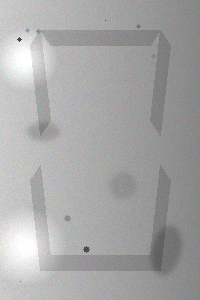
#> input picture machine_learning/seven_segment_dataset/images/seven_segment_0_0000.png, 200 x 300 px, found by its file name; its folder holds only this picture in this run
$ python enhanced_seven_segment_cnn_2k_v3.py
#> lines starting #> are read from the running program, lines starting #| are printed output that depends on the picture; after the words box and inside, x2 and y2 are one past the last pixel; in counts of white or black regions, pixels touching at a corner belong together
#!/usr/bin/env python3
"""
Enhanced Seven-Segment CNN - 2K v3
==================================

Goal: Be robust to noise and explicitly model seven-segment structure.

Key changes vs v2:
- Segment-aware multi-task learning: auxiliary head predicts 7 segment on/off.
- Structure-first preprocessing: grayscale + binary + edges channels.
- Conservative, photometric-only augmentations to avoid label drift.
- Small custom CNN with Squeeze-and-Excitation blocks (no new deps).

Author: GitHub Copilot
Date: September 2025
Version: 3.0
"""

import os
import cv2
import json
import numpy as np
from datetime import datetime
from typing import Tuple, Dict, Any

import tensorflow as tf
from tensorflow import keras
from tensorflow.keras import layers
from sklearn.model_selection import train_test_split
from sklearn.metrics import classification_report, confusion_matrix

os.environ["TF_CPP_MIN_LOG_LEVEL"] = "2"


# [8 lines left out: function squeeze_excite_block, not called in this run]


class EnhancedSevenSegmentCNN_2K_V3:
    def __init__(self, dataset_path: str | None = None, input_shape: Tuple[int, int, int] = (224, 224, 3)):
#> in load_dataset, img is the input picture: shape (300, 200, 3); mean B, G, R 167.1, 167.2, 167.2
        if dataset_path is None:
            current_dir = os.path.dirname(os.path.abspath(__file__))
            dataset_path = os.path.join(current_dir, "seven_segment_dataset_2k")
        self.dataset_path = dataset_path
        self.input_shape = input_shape
        self.num_classes = 10
        self.model: tf.keras.Model | None = None
        self.history: Dict[str, Any] | None = None
        self.X_train = self.X_val = self.X_test = None
        self.y_train = self.y_val = self.y_test = None
        self.seg_train = self.seg_val = self.seg_test = None

        print("Enhanced Seven-Segment CNN v3 (2K) — noise-robust & segment-aware")
        print("=" * 78)

    # ----------------------------
    # Data loading and processing
    # ----------------------------
    def _preprocess_and_segments(self, img_bgr: np.ndarray) -> Tuple[np.ndarray, np.ndarray]:
        """
        Preprocess image into 3-channel structure-oriented representation and
        derive 7-segment pseudo-labels via ROI sampling on the binarized image.

        Returns:
            (img_proc, seg_vec)
            img_proc: HxWx3 float32 in [0,1] (gray, binary, edges)
            seg_vec: shape (7,) binary vector [A,B,C,D,E,F,G]
        """
        # Convert BGR->RGB->GRAY
        img_rgb = cv2.cvtColor(img_bgr, cv2.COLOR_BGR2RGB)
        gray = cv2.cvtColor(img_rgb, cv2.COLOR_RGB2GRAY)

        # CLAHE for contrast
        clahe = cv2.createCLAHE(clipLimit=2.0, tileGridSize=(8, 8))
        gray_eq = clahe.apply(gray)
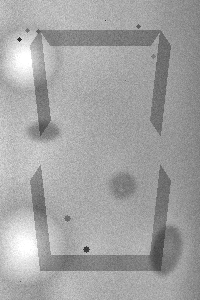
#> gray_eq: shape (300, 200); min 46, max 255, mean 162.6

        # Gentle denoise
        gray_blur = cv2.GaussianBlur(gray_eq, (3, 3), 0)

        # Adaptive threshold to emphasize segments
        binary = cv2.adaptiveThreshold(
            gray_blur, 255, cv2.ADAPTIVE_THRESH_GAUSSIAN_C, cv2.THRESH_BINARY, 11, 2
        )
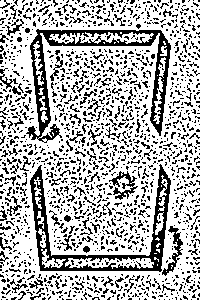
#> binary: shape (300, 200); 70.2% white; black in thin lines or dots

        # Canny edges to capture segment boundaries
        edges = cv2.Canny(gray_blur, 50, 150)
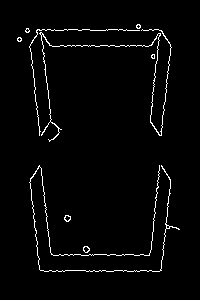
#> edges: shape (300, 200); 2.5% white in thin lines or dots, all inside (x1, y1, x2, y2) = (17, 24, 180, 272)

        # Resize to model input
        H, W = self.input_shape[:2]
        gray_r = cv2.resize(gray_blur, (W, H), interpolation=cv2.INTER_AREA)
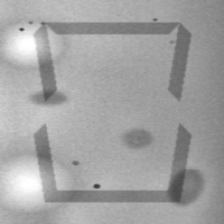
#> gray_r: shape (224, 224); min 59, max 255, mean 162.5
        bin_r = cv2.resize(binary, (W, H), interpolation=cv2.INTER_NEAREST)
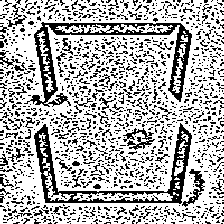
#> bin_r: shape (224, 224); 70.3% white; black in thin lines or dots
        edg_r = cv2.resize(edges, (W, H), interpolation=cv2.INTER_NEAREST)
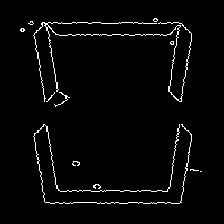
#> edg_r: shape (224, 224); 2.8% white in thin lines or dots, all inside (x1, y1, x2, y2) = (20, 18, 202, 204)

        # Normalize to [0,1]
        ch0 = gray_r.astype(np.float32) / 255.0
        ch1 = (bin_r > 127).astype(np.float32)  # keep strictly binary
#> ch1: shape (224, 224) float32; values 0 (black) and 1 (white), 70.3% white; black in thin lines or dots
        ch2 = edg_r.astype(np.float32) / 255.0
        img_proc = np.stack([ch0, ch1, ch2], axis=-1)
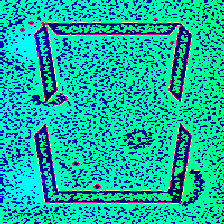
#> img_proc: shape (224, 224, 3) float32; mean of channels 0, 1, 2 0.637, 0.703, 0.0279; drawn as B, G, R

        # Compute 7-segment pseudo-labels from the resized binary image
        seg_vec = self._compute_segments_from_binary(ch1)
        return img_proc, seg_vec

    def _compute_segments_from_binary(self, bin_img: np.ndarray) -> np.ndarray:
        """Compute seven-segment activation from a binary image.

        Segments order: [A, B, C, D, E, F, G]
        """
        H, W = bin_img.shape
#> H = 224; W = 224
        def roi_mean(y0, y1, x0, x1):
#> called with y0 = 0.08, y1 = 0.18, x0 = 0.22, x1 = 0.78
            y0i, y1i = int(H * y0), int(H * y1)
#> y0i = 17; y1i = 40
            x0i, x1i = int(W * x0), int(W * x1)
#> x0i = 49; x1i = 174
            patch = bin_img[y0i:y1i, x0i:x1i]
            if patch.size == 0:
                return 0.0
            return float(patch.mean())

        # ROIs tuned for centered single digits; conservative widths
        A = roi_mean(0.08, 0.18, 0.22, 0.78)
#> A = 0.635
        B = roi_mean(0.18, 0.45, 0.75, 0.90)
#> B = 0.636
        C = roi_mean(0.55, 0.85, 0.75, 0.90)
#> C = 0.627
        D = roi_mean(0.82, 0.92, 0.22, 0.78)
#> D = 0.635
        E = roi_mean(0.55, 0.85, 0.10, 0.25)
#> E = 0.644
        F = roi_mean(0.18, 0.45, 0.10, 0.25)
#> F = 0.63
        G = roi_mean(0.45, 0.57, 0.22, 0.78)
#> G = 0.729
        vec = np.array([A, B, C, D, E, F, G], dtype=np.float32)
        # Threshold a bit above 0.33 to resist light noise
        return (vec > 0.4).astype(np.float32)

    def load_dataset(self):
        print("Loading 2K dataset with structure-aware preprocessing…")
        images_dir = os.path.join(self.dataset_path, "images")
        if not os.path.isdir(images_dir):
            raise FileNotFoundError(f"Images path not found: {images_dir}")

        X, y, seg = [], [], []
        names = [f for f in os.listdir(images_dir) if f.lower().endswith((".png", ".jpg", ".jpeg"))]
        for fname in names:
            if not fname.startswith("seven_segment_"):
                continue
            try:
                digit = int(fname.split("_")[2])
            except Exception:
                continue
            img_path = os.path.join(images_dir, fname)
            img = cv2.imread(img_path, cv2.IMREAD_COLOR)
            if img is None:
                continue
            proc, seg_vec = self._preprocess_and_segments(img)
#> in _preprocess_and_segments, `seg_vec = self._compute_segments_from_binary(ch1)`: seg_vec = [1, 1, 1, 1, 1, 1, 1]
#> seg_vec = [1, 1, 1, 1, 1, 1, 1]
            X.append(proc)
            y.append(digit)
            seg.append(seg_vec)

        X = np.asarray(X, dtype=np.float32)
        y = np.asarray(y, dtype=np.int64)
        seg = np.asarray(seg, dtype=np.float32)
        print(f"Loaded {len(X)} samples; X shape {X.shape}, seg labels {seg.shape}")
#| Loaded 1 samples; X shape (1, 224, 224, 3), seg labels (1, 7)
        if len(X) == 0:
            raise RuntimeError("No images loaded. Check dataset path and naming.")

        # Report label distribution
        uniq, cnt = np.unique(y, return_counts=True)
        print("Label distribution:", dict(zip(uniq.tolist(), cnt.tolist())))
        return X, y, seg

    def split_dataset(self, X, y, seg, test_size=0.1, val_size=0.22):
        print("Splitting into train/val/test…")
        X_tmp, X_test, y_tmp, y_test, seg_tmp, seg_test = train_test_split(
            X, y, seg, test_size=test_size, random_state=42, stratify=y
        )
        X_train, X_val, y_train, y_val, seg_train, seg_val = train_test_split(
            X_tmp, y_tmp, seg_tmp, test_size=val_size, random_state=42, stratify=y_tmp
        )
        self.X_train, self.X_val, self.X_test = X_train, X_val, X_test
        self.y_train, self.y_val, self.y_test = y_train, y_val, y_test
        self.seg_train, self.seg_val, self.seg_test = seg_train, seg_val, seg_test
        print(f"Train: {len(X_train)} | Val: {len(X_val)} | Test: {len(X_test)}")
        return (X_train, y_train, seg_train), (X_val, y_val, seg_val), (X_test, y_test, seg_test)

    # ----------------------------
    # Model
    # ----------------------------
    # [153 lines left out: functions build_model, _augment_photometric, _make_datasets, train, evaluate, save, not called in this run]


def main():
    v3 = EnhancedSevenSegmentCNN_2K_V3()
    try:
        X, y, seg = v3.load_dataset()
#> y = [0]
        v3.split_dataset(X, y, seg)
        v3.build_model()
        # Keep epochs modest for initial run; adjust upward later
        v3.train(epochs=12, batch_size=32)
        res = v3.evaluate()
        v3.save()
        print("\n== v3 training complete ==")
        print(f"Final test accuracy: {res['test_accuracy']:.4f}")
    except Exception as e:
        print("Error in v3 pipeline:", e)
        import traceback; traceback.print_exc()


if __name__ == "__main__":
    main()

$ run again, on machine_learning/seven_segment_dataset/images/seven_segment_0_0004.png
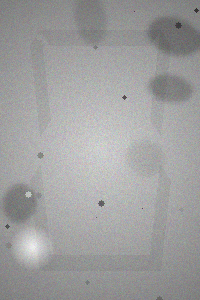
#> input picture machine_learning/seven_segment_dataset/images/seven_segment_0_0004.png, 200 x 300 px, found by its file name
#> in load_dataset, img is the input picture: shape (300, 200, 3); mean B, G, R 158.7, 158.7, 158.7
#> in _preprocess_and_segments, `binary = cv2.adaptiveThreshold( gray_blur, 255, cv2.ADAPTIVE_THRESH_GA..`:
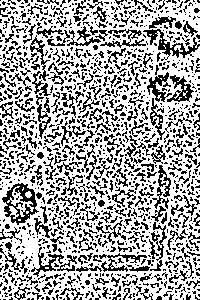
#> binary: shape (300, 200); 65.4% white; black in thin lines or dots
#> edges: shape (300, 200); 1.8% white in thin lines or dots
#> bin_r: shape (224, 224); 65.3% white; black in thin lines or dots
#> edg_r: shape (224, 224); 1.9% white in thin lines or dots
#> ch1: shape (224, 224) float32; values 0 (black) and 1 (white), 65.3% white; black in thin lines or dots
#> ch2: shape (224, 224) float32; values 0 (black) and 1 (white), 1.9% white in thin lines or dots
#> in _preprocess_and_segments, `img_proc = np.stack([ch0, ch1, ch2], axis=-1)`:
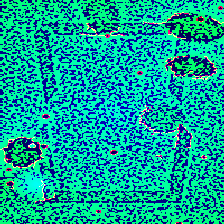
#> img_proc: shape (224, 224, 3) float32; mean of channels 0, 1, 2 0.612, 0.653, 0.0186; drawn as B, G, R
#> in _preprocess_and_segments, `seg_vec = self._compute_segments_from_binary(ch1)`: seg_vec = [1, 1, 1, 1, 1, 1, 1]
#| Loaded 1 samples; X shape (1, 224, 224, 3), seg labels (1, 7)
#> y = [0]

$ run again, on machine_learning/seven_segment_dataset/images/seven_segment_0_0006.png
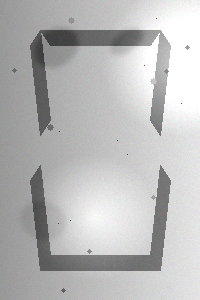
#> input picture machine_learning/seven_segment_dataset/images/seven_segment_0_0006.png, 200 x 300 px, found by its file name
#> in load_dataset, img is the input picture: shape (300, 200, 3); mean B, G, R 186, 186, 186
#> in _preprocess_and_segments, `binary = cv2.adaptiveThreshold( gray_blur, 255, cv2.ADAPTIVE_THRESH_GA..`:
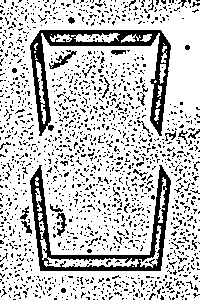
#> binary: shape (300, 200); 77.2% white; 1555 black regions (1517 under 20 px), largest, box (x1, y1, x2, y2) and area: (30, 30, 171, 136) 3048, (30, 165, 171, 271) 2780, (49, 50, 77, 69) 149
#> edges: shape (300, 200); 2.5% white in thin lines or dots, all inside (x1, y1, x2, y2) = (12, 17, 190, 293)
#> bin_r: shape (224, 224); 77% white; 1415 black regions (1385 under 20 px), largest, box (x1, y1, x2, y2) and area: (34, 23, 192, 102) 2575, (34, 124, 192, 203) 2346, (55, 38, 86, 52) 120
#> edg_r: shape (224, 224); 2.8% white in thin lines or dots, all inside (x1, y1, x2, y2) = (14, 13, 213, 219)
#> in _preprocess_and_segments, `img_proc = np.stack([ch0, ch1, ch2], axis=-1)`:
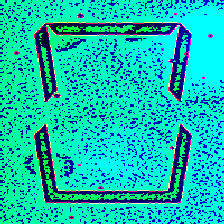
#> img_proc: shape (224, 224, 3) float32; mean of channels 0, 1, 2 0.705, 0.77, 0.0276; drawn as B, G, R
#> in _preprocess_and_segments, `seg_vec = self._compute_segments_from_binary(ch1)`: seg_vec = [1, 1, 1, 1, 1, 1, 1]
#| Loaded 1 samples; X shape (1, 224, 224, 3), seg labels (1, 7)
#> y = [0]

$ run again, on machine_learning/seven_segment_dataset/images/seven_segment_0_0001.png
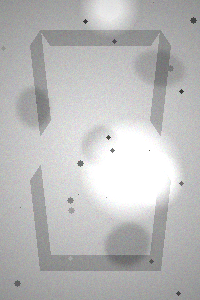
#> input picture machine_learning/seven_segment_dataset/images/seven_segment_0_0001.png, 200 x 300 px, found by its file name
#> in load_dataset, img is the input picture: shape (300, 200, 3); mean B, G, R 186.5, 186.5, 186.5
#> binary: shape (300, 200); 68.8% white; black in thin lines or dots
#> edges: shape (300, 200); 3.1% white in thin lines or dots
#> bin_r: shape (224, 224); 68.6% white; black in thin lines or dots
#> edg_r: shape (224, 224); 3.3% white in thin lines or dots
#> ch1: shape (224, 224) float32; values 0 (black) and 1 (white), 68.6% white; black in thin lines or dots
#> ch2: shape (224, 224) float32; values 0 (black) and 1 (white), 3.3% white in thin lines or dots
#> in _preprocess_and_segments, `img_proc = np.stack([ch0, ch1, ch2], axis=-1)`:
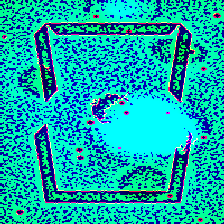
#> img_proc: shape (224, 224, 3) float32; mean of channels 0, 1, 2 0.695, 0.686, 0.0331; drawn as B, G, R
#> in _preprocess_and_segments, `seg_vec = self._compute_segments_from_binary(ch1)`: seg_vec = [1, 1, 1, 1, 1, 1, 1]
#| Loaded 1 samples; X shape (1, 224, 224, 3), seg labels (1, 7)
#> y = [0]
